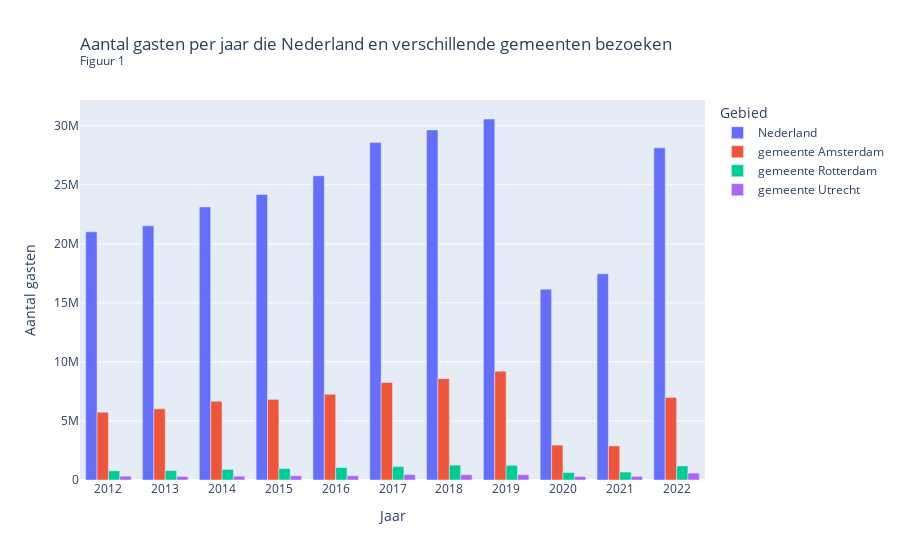

Write notebook code for a chart like this one.
### Markdown cell above
$\textbf{Werkgelegenheid als gevolg van toerisme}$

Amsterdam is een van de populairste bestemmingen voor gasten zowel binnen Nederland als buiten. Met gasten wordt bedoeld: bezoekers uit zowel binnen- als buitenland die een of meer nachten achtereen verblijven in een logiesaccommodatie. Uit data over het aantal gasten dat Nederland bezoekt van het Centraal Bureau voor de Statistiek (2023), blijkt dan ook dat gemeente Amsterdam de afgelopen tien jaar verruit de meest bezochte plek door gasten vergeleken met andere grote steden in Nederland (Figuur 1). Figuur 1 bevat cijfers over het aantal gasten en hun overnachtingen in Nederland en regio's in alle hotels, motels, pensions, appartementen met hoteldienstverlening, jeugdaccommodaties en bed&breakfasts met ten minste 5 slaapplaatsen.

De figuur geeft een algemeen beeld van het aantal gasten dat per jaar naar Nederland en verschillende regio's komt. De blauwe staven representeren het totaal aantal gasten dat naar Nederland kwam, de rode het totaal aantal gasten die naar gemeente Amsterdam kwam. Zo te zien komt het overgrote deel van de gasten naar Amsterdam, zeker vergeleken met andere grotere gemeenten zoals Rotterdam en Utrecht in Nederland. Bijvoorbeeld voor het jaar 2018, toen kwam bijna 1/3 (29%) van alle gasten naar Amsterdam. Het is dus duidelijk dat de gemeente Amsterdam de meest populaire bestemming is voor zowel binnen als buitenlanders.

### Code cell
#GRAFIEK1

#NEDERLAND
toerisme_nl = pd.read_csv('data/nederlandtoerisme.csv', sep = ';')
toerisme_nl['Gasten_1'] = toerisme_nl['Gasten_1']*1000

#AMSTERDAM
toerisme_ams = pd.read_csv('data/82061NED_TypedDataSet_24062023_192627.csv', sep = ';')
toerisme_ams
toerisme_ams['Gasten_1'] = toerisme_ams['Gasten_1']*1000

#ROTTERDAM
toerisme_rotterdam = pd.read_csv('data/rotterdamtoerisme.csv', sep = ';')
toerisme_rotterdam['Gasten_1'] = toerisme_rotterdam['Gasten_1']*1000

#UTRECHT
toerisme_utrecht = pd.read_csv('data/utrechttoerisme.csv', sep =';')
toerisme_utrecht['Gasten_1'] = toerisme_utrecht['Gasten_1']*1000

jaren = ['2012', '2013', '2014', '2015', '2016', '2017', '2018', '2019', '2020', '2021', '2022']
fig = go.Figure(data=[
    go.Bar(name = 'Nederland', x=jaren, y=toerisme_nl['Gasten_1']),
    go.Bar(name='gemeente Amsterdam', x=jaren, y=toerisme_ams['Gasten_1']),
    go.Bar(name = 'gemeente Rotterdam', x=jaren, y=toerisme_rotterdam['Gasten_1']),
    go.Bar(name = 'gemeente Utrecht', x=jaren, y=toerisme_utrecht['Gasten_1'])
])
# Change the bar mode
fig.update_layout(
    barmode='group',
    legend_title = 'Gebied',
    title=go.layout.Title(
        text='Aantal gasten per jaar die Nederland en verschillende gemeenten bezoeken<br><sup>Figuur 1</sup>',
        xref="paper",
        x=0
    ),              
    xaxis_title='Jaar',
    yaxis_title='Aantal gasten'
    )

fig.show()

### Figure 1 — Plotly figure (JSON) as saved in the notebook; plotly's stock layout.template omitted (floating-point values rounded to 4 significant figures)
{"data": [{"name": "Nederland", "type": "bar", "x": ["2012", "2013", "2014", "2015", "2016", "2017", "2018", "2019", "2020", "2021", "2022"], "y": [21014000, 21521000, 23122000, 24176000, 25758000, 28572000, 29646000, 30569000, 16163000, 17460000, 28124000]}, {"name": "gemeente Amsterdam", "type": "bar", "x": ["2012", "2013", "2014", "2015", "2016", "2017", "2018", "2019", "2020", "2021", "2022"], "y": [5738000, 6024000, 6670000, 6826000, 7270000, 8260000, 8577000, 9209000, 2959000, 2887000, 6989000]}, {"name": "gemeente Rotterdam", "type": "bar", "x": ["2012", "2013", "2014", "2015", "2016", "2017", "2018", "2019", "2020", "2021", "2022"], "y": [778000, 796000, 896000, 969000, 1058000, 1141000, 1261000, 1237000, 637000, 670000, 1191000]}, {"name": "gemeente Utrecht", "type": "bar", "x": ["2012", "2013", "2014", "2015", "2016", "2017", "2018", "2019", "2020", "2021", "2022"], "y": [324000, 302000, 323000, 355000, 353000, 460000, 441000, 449000, 297000, 306000, 585000]}], "layout": {"barmode": "group", "legend": {"title": {"text": "Gebied"}}, "title": {"text": "Aantal gasten per jaar die Nederland en verschillende gemeenten bezoeken<br><sup>Figuur 1</sup>", "x": 0, "xref": "paper"}, "xaxis": {"title": {"text": "Jaar"}}, "yaxis": {"title": {"text": "Aantal gasten"}}}}
